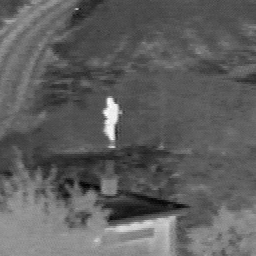
%> input picture data/UN camp/UNcamp_2N_i_20.bmp, 256 x 256 px; its folder holds 2 pictures in this run
$ octave demo.m   (GNU Octave 9; MATLAB toolbox functions it lacks are replaced by stand-ins)
%> lines starting %> are read from the running program, lines starting %| are printed output that depends on the picture
### fuse.m
function [FUSEDIMG,FUSEDIMGcolour,CTIME] = fuse (varargin)
% fuse - Image fusion tools
%
%   [FUSEDIMG,FUSEDIMGcolour,CTIME] = fuse(ORIGIMGS, METHOD, PARAM);
%   Inputs:
%   ORIGIMGS is a 3-D matrix or a Cell array of 2-D matrix
%       If ORIGIMGS is a 3-D matrix, the 3rd dimension is the stack of original images (grayscale only)
%       If ORIGIMGS is a Cell array, each Cell is the original images. If
%       one of the input images are colour, ORIGIMGS must be a Cell array
%   METHOD is a fusion method name (string) or a method index (integer) (see below).
%   PARAM is parameter lists for METHOD (see below).
%   Outputs:
%   FUSEDIMG is a fused Image (grayscale).
%   FUSEDIMGcolour is a fused Image (RGB if applicable).
%   CTIME is computational time of fusion process.
%
%   METHOD and PARAM:
%   1: Average (no PARAM)       (fuse_avg.m for details)
%   2: PCA (no PARAM)           (fuse_pca.m for details)
%   3: Maximum (no PARAM)       (selc.m for details)
%   4: Minimum (no PARAM)       (selc.m for details)
%   5: Spatial Frequency             (fuse_spafrq.m for details)
%      PARAM:   'blockSize' is a block size for spatial correlation (default = 8)
%               'threshold' for the blocks to include in the fusion (default = 1)
%   6: Laplacian Pyramid        (fuse_lap.m for details)
%      PARAM:   'levels', 'low', 'high' (see below)
%   7: FSD Pyramid  (Filter-Substract-Decimate Laplacian Pyramid)  (fuse_fsd.m for details)
%      PARAM:   'levels', 'low', 'high' (see below)
%   8: Ratio Pyramid            (fuse_rat.m for details)
%      PARAM:   'levels', 'low', 'high' (see below)
%   9: Contrast Pyramid         (fuse_con.m for details)
%      PARAM:   'levels', 'low', 'high' (see below)
%   10: Gradient Pyramid        (fuse_gra.m for details)
%      PARAM:   'levels', 'low', 'high' (see below)
%   11: Morphological Pyramid         (fuse_mor.m for details)
%      PARAM:   'levels', 'low', 'high' (see below)
%   12: DWT (Discrete Wavelet Transform)    (fuse_dwb.m for details)
%      PARAM:   'levels', 'low', 'high' (see below)
%   13: LISQ (Lifting Scheme on Quincunx Grids) (fuse_lisq.m for details)
%      PARAM:   'levels', 'low', 'high' (see below)
%   14: SIDWT (Shift-Invariant Discrete Wavelet Transform)  (fuse_sih.m for details)
%      PARAM:   'levels', 'low', 'high' (see below)
%   15: CWT (Complex Wavelet Transform)     (fuse_cwt.m for details)
%      PARAM:   'levels', 'low', 'high' (see below)
%               'biort' is a filter for decomposing first level
%                   'antonini'   => Antonini 9,7 tap filters. (default)
%                   'legall'     => LeGall 5,3 tap filters.
%                   'near_sym_a' => Near-Symmetric 5,7 tap filters.
%                   'near_sym_b' => Near-Symmetric 13,19 tap filters.
%               'qshift' is a filter for decomposing higher level
%                   'qshift_06' => Quarter Sample Shift Orthogonal (Q-Shift)
%                                   10,10 tap filters,
%                                   (only 6,6 non-zero taps). (default)
%                   'qshift_a' =>  Q-shift 10,10 tap filters,
%                                   (with 10,10 non-zero taps, unlike qshift_06).
%                   'qshift_b' => Q-Shift 14,14 tap filters.
%                   'qshift_c' => Q-Shift 16,16 tap filters.
%                   'qshift_d' => Q-Shift 18,18 tap filters.
%   16: Model              (fuse_model.m for details)
%      PARAM:   'method' is the model-based method for fusing high-pass coeffients
%                   METHOD == 1: Weigted average scheme
%                   METHOD == 2: FLOM algorithm
%                   METHOD == 3: FLOM-Cauchy algorithm
%                   METHOD == 4: Meridian distribution
%                   METHOD == 5: Cauchy probability (very slow. Recommend:
%                                use 'Stats' with 'method' = 2)
%   17: Stats (Fusion and Denoising using statistic model)  (fuse_dtcwt.m for details)
%      PARAM:   'method' is the model-based method for fusing high-pass coeffients
%                   METHOD == 1: Laplacian
%                   METHOD == 2: Cauchy probability
%                   METHOD == 3: Generalised Gaussian (default)
%                   METHOD == 4: Alpha-Stable
%
%   PARAM details:
%   'level' is the number of decomposition levels (default = 4)
%   'low' is a method for fusing low-pass coefficients (default = 0)
%   'high' is a method for fusing hig-pass coefficients (selc.m for details)
%       It is an column or row array. The first element is selection type.
%       HIGH(1) == 1: choose max(abs) (default)
%       HIGH(1) == 2: salience / match measure with threshold == .75 (as proposed by Burt et al)
%       HIGH(1) == 3: choose max with consistency check (as proposed by Li et al)
%       HIGH(1) == 4: simple choose max
%       The second element is for HIGH(1) == 2 and 3. It is the window size (default = 3)
%
%   Examples:   I{1} = im2double(imread('image1.png'));
%               I{2} = im2double(imread('image2.png'));
%
%               fusedImgContrast = fuse(I, 'CONTRAST PYRAMID','levels',3,'high',2,'low',0);
%               figure; imshow(fusedImgContrast); title('Fused image using Contrast pyramid');
%
%               [fusedImgDTCWT,~,ctime] = fuse(I, 'CWT','levels',4,,'high',1,'low',0,'biort','near_sym_a','qshift','qshift_d');
%               figure; imshow(fusedImgDTCWT); title(['Fused image using DT-CWT, processing time ',num2str(ctime),' sec']);

% v 1.0 2004 Eduardo Fernandez Canga - University of Bristol
% v 1.1 2012 Pui Added comments, improved reading inputs


%% check input arg
% =========================================================================
if nargin < 2
    error('Input images and fusion method are needed!');
end
if rem(nargin,2)
    error('Wrong input arguments!')
end

%% check input images
% =========================================================================
inputImgs = varargin{1};
% number of original images
totalImgs = length(inputImgs);
% convert to input mat
origImgsC = []; % for store colour channels
if iscell(varargin{1})
    ORIGIMGS = zeros(size(inputImgs{1},1), size(inputImgs{1},2), totalImgs);

    for k = 1:totalImgs
        curImg = inputImgs{k};
        if size(curImg,3)==3
            % other colour conversion may be used, e.g. rgb2ycbcr
            % if colours are ignore, rgb2gray can be used. Also change the
            % function at the end of the process for converting back to rgb
            % We also provide rgb2grayn.m in this toolbox
            curImg = rgb2hsv(curImg);
            % shift intensity to the first component.
            % If rgb2ycbcr is used, you don't need this line.
            curImg = curImg(:,:,[3 1 2]);
            origImgsC{k} =  curImg(:,:,2:3);
        end
        ORIGIMGS(:,:,k) = curImg(:,:,1);
    end
else
    ORIGIMGS = inputImgs;
end
clear inputImgs
%% check method
% =========================================================================
method = varargin{2};
switch upper(method)
    case {1,'AVERAGE'}
        v = 1;
        fusefcn  = @fuse_avg;
        titlestr = 'FUSE AVR ';
    case {2,'PCA'}
        v = 2;
        fusefcn  = @fuse_pca;
        titlestr = 'FUSE PCA ';
    case {3,'MAXIMUM'}
        v = 3;
        fusefcn  = @selc;
        fuseinput{2} = 4;
        titlestr = 'FUSE MAX ';
    case {4,'MINIMUM'}
        v = 4;
        fusefcn  = @selc;
        fuseinput{2} = 5;
        titlestr = 'FUSE MIN ';
    case {5,upper('Spatial Frequency'), upper('SpatFreq')}
        v = 5;
        fusefcn  = @fuse_spafrq;
        titlestr=['FUSE MFO'];
    case {6,'LAPLACIAN PYRAMID','LAPLACIAN'}
        v = 6;
        fusefcn  = @fuse_lap;
        titlestr = 'FUSE LAP';
    case {7,'FSD PYRAMID','FSD'}
        v = 7;
        fusefcn  = @fuse_fsd;
        titlestr = 'FUSE FSD';
    case {8,'RATIO PYRAMID','RATIO'}
        v = 8;
        fusefcn  = @fuse_rat;
        titlestr = 'FUSE RAT';
    case {9,'CONTRAST PYRAMID','CONTRAST'}
        v = 9;
        fusefcn  = @fuse_con;
        titlestr = 'FUSE CON';
    case {10,'GRADIENT PYRAMID','GRADIENT'}
        v = 10;
        fusefcn  = @fuse_gra;
        titlestr = 'FUSE GRA';
    case {11,upper('Morphological Pyramid'),upper('Morphological')}
        v = 11;
        fusefcn  = @fuse_mod;
        titlestr = 'FUSE MOD';
    case {12,'DWT',upper('Discrete Wavelet Transform')}
        v = 12;
        fusefcn  = @fuse_dwb;
        titlestr = 'FUSE DWT';
    case {13,'LISQ'}
        v = 13;
        fusefcn  = @fuse_LISQ;
        fuseinput{5} = 4;
        titlestr = 'FUSE LIS';
    case {14,'SIDWT'}
        v = 14;
        fusefcn  = @fuse_sih;
        titlestr = 'FUSE SIH';
    case {15,'CWT',upper('Complex Wavelet')}
        v = 15;
        fusefcn  = @fuse_cwt;
        biort = 'antonini';
        qshift = 'qshift_06';
        titlestr = 'FUSE CWT';
    case {16,upper('Model')}
        v = 16;
        fusefcn  = @fuse_model;
        biort = 'antonini';
        qshift = 'qshift_06';
        titlestr = 'FUSE Model based CWT';
    case {17,upper('Stats')}
        v = 17;
        fusefcn  = @fuse_dtcwt;
        biort = 'antonini';
        qshift = 'qshift_06';
        titlestr = 'FUSE Model based DTCWT';
    otherwise
        error('Wrong method!!');
end % end of switch


%% check parameters
% =========================================================================

% paste default values
high = [1 3];   % select maximum magnitude of high-pass coefficients
low  = 0;       % average low-pass coefficients
levels = 4;     % decomposition levels
blockSize = 8;  % blocksize and threshold for Spatial Frequency
threshold = 1;
% read parameters if define
if nargin > 2
    for k = 3:2:nargin
        if isnumeric(varargin{k+1})
            eval([varargin{k},'= [',num2str(varargin{k+1}),'];']);
        elseif (v==14)
            eval([varargin{k},'=''',varargin{k+1},'''']);
        else
            warning(['Wrong input value for "',varargin{k},'" - default is used']);
        end
    end
end
% repaste if define
if (v==5)
    % parameters for mfocus
    fuseinput{2} = blockSize;
    fuseinput{3} = threshold;
elseif (v > 5)
    % parameters for transform-domain fusion methods
    fuseinput{2} = levels;
    fuseinput{3} = high;
    fuseinput{4} = low;
    if (v>=15) % for DT-CWT
        fuseinput{5} = biort;
        fuseinput{6} = qshift;
    end
    if (v>=16) % for model-based
        fuseinput{3} = method;
    end
end

% add some more info for display at the end for some methods
if (v==5)
    titlestr = [titlestr,' block size=',num2str(blockSize),'; threshold=', num2str(threshold),';'];
elseif (v > 5)
    titlestr = [titlestr,' levels=',num2str(levels),'; high=[',num2str(high),']; low=',num2str(low),';'];
end
if (v>=15) % for DT-CWT
    titlestr = [titlestr,'  biort=''' fuseinput{5} '''; ' 'qshift=''' fuseinput{6} ''';'];
elseif (v==13)
    titlestr = [titlestr,' lisq_coef=' num2str(fuseinput{5}),';'];
end

%% FUSION PROCESS
% =========================================================================
fuseinput{1} = ORIGIMGS;
tic % check processing time
FUSEDIMG = fusefcn(fuseinput{:});
CTIME = toc;

%% OUTPUT
% =========================================================================

% combine colour channel
FUSEDIMGcolour = FUSEDIMG;
if ~isempty(origImgsC)
    % average is used here
    sumColour = zeros(size(ORIGIMGS,1),size(ORIGIMGS,2),2);
    count = 0;
    for k = length(origImgsC)
        if sum(origImgsC{k}(:)) > 0
            count = count + 1;
            sumColour = sumColour + origImgsC{k};
        end
    end
    sumColour = sumColour/count;
    if sum(sumColour(:))>0
        FUSEDIMGcolour = cat(3,sumColour, FUSEDIMG);
        FUSEDIMGcolour = hsv2rgb(FUSEDIMGcolour);
    end
end
disp(titlestr);
disp(['Running time = ',num2str(CTIME),' seconds']);

### Metrics/MI/mif.m
function [QI,QInorm]=mif(ORIGIMGS,FUSEDIMG)
% mif - Mutual information for fusion assessment
%
%   [QI,QInorm]=mif(ORIGIMGS,FUSEDIMG)
%   ORIGIMGS is a 3-D matrix or a Cell array of 2-D matrix
%       If ORIGIMGS is a 3-D matrix, the 3rd dimension is the stack of original images
%       If ORIGIMGS is a Cell array, each Cell is the original images
%   FUSEDIMG is a 2-D matrix. It is a grayscale fused image.
%
%   QI is mutual information
%   QInorm is normalized mutual information (see An Overlap invariant entropy
%       measure of 3D medical image alignment, by C. Sudholme et al for more information)

% v1.0 2004/11/14 Eduardo Fernandez Canga University of Bristol
% -------------------------------------------------------------------------

% if input images are cell, convert to mat
if iscell(ORIGIMGS)
    norig = length(ORIGIMGS);
    [height, width, depth] = size(ORIGIMGS{1});
    if (depth>1)
        for k = 1:length(ORIGIMGS)
            ORIGIMGS{k} = rgb2gray(ORIGIMGS{k});
        end
    end
    temp = ORIGIMGS;
    clear ORIGIMGS
    ORIGIMGS = cell2mat(temp);
    ORIGIMGS = reshape(ORIGIMGS,height,width,norig);
    clear temp
end

if size(FUSEDIMG,3) > 1
    FUSEDIMG = rgb2gray(FUSEDIMG);
end

if any(size(ORIGIMGS(:,:,1)) ~= size(FUSEDIMG))
    error('Wrong image size')
end

QI = 0;
QInorm = 0;
for i = 1:size(ORIGIMGS,3)
    % AL:
    if nargout > 1
        [mitemp,minormtemp]=MI_norm(ORIGIMGS(:,:,i),FUSEDIMG);
        QInorm = QInorm + minormtemp;
    else
        mitemp=MI_norm(ORIGIMGS(:,:,i),FUSEDIMG);
    end
    QI = QI     + mitemp;
end
QI     = QI     / size(ORIGIMGS,3);
QInorm = QInorm / size(ORIGIMGS,3);

### Fuse functions/fuse_avg.m
function FUSEDIMG = fuse_avg(ORIGIMGS, OPTIONS)
% fuse_avg - Fusion by averaging or selection
%
%   FUSEDIMG = fuse_avg(ORIGIMGS, OPTIONS)
%   ORIGIMGS is a 3-D matrix or a Cell array of 2-D matrix
%       If ORIGIMGS is a 3-D matrix, the 3rd dimension is the stack of original grayscale images
%       If ORIGIMGS is a Cell array, each Cell is the original grayscale images
%   OPTIONS switch for selection type
%    	OPTIONS == 0: average (default)
%    	OPTIONS == 1: select first input
%      	OPTIONS == 2: select second input
%    	OPTIONS == n: select N th input
%
%   FUSEDIMG is a 2-D matrix. It is a grayscale fused image.

%   v 1.0 16.08.99  Oliver Rockinger
%   v 2.0 12.11.03  Eduardo Fernandez Canga (University of Bristol)
%                   Modified for N input images
% -------------------------------------------------------------------------

% if input images are cell, convert to mat
if iscell(ORIGIMGS)
    norig = length(ORIGIMGS);
    [height, width] = size(ORIGIMGS{1});
    temp = ORIGIMGS;
    clear ORIGIMGS
    ORIGIMGS = cell2mat(temp);
    ORIGIMGS = reshape(ORIGIMGS,height,width,norig);
    clear temp
end

% set default
if nargin < 2 || isempty(OPTIONS)
    OPTIONS = 0;
end
% read number of images
dimens= size(ORIGIMGS,3);

switch 1
    case OPTIONS==0,
        % average all images
        FUSEDIMG = mean(ORIGIMGS,3);

    case OPTIONS>0 & OPTIONS<=dimens & OPTIONS==round(OPTIONS),
        % select one image
        FUSEDIMG = ORIGIMGS(:,:,OPTIONS);

    otherwise, error('unknown option');
end;

### demo.m
%%% DEMO %%%
clear all
path ( genpath(pwd) , path )

% -------------------------------------------------------------------------
% read images
% -------------------------------------------------------------------------
% example: read all images in specific folder
folder = 'C:\Fusion\codes\ift update\data\UN camp\';
files  = dir([folder, '*.bmp']);
totalImg = length(files);
% read image info;
origImgs  = cell(1,totalImg);
for k = 1:totalImg
    origImgs{k} = im2double(imread([folder, files(k).name]));
end

% output directory
outfolder = 'C:\Fusion\codes\results\UN camp\';
mkdir(outfolder);
% -------------------------------------------------------------------------
% image fusion process
% -------------------------------------------------------------------------
methodList = {'Average','PCA',...
                'MAXIMUM','MINIMUM','SpatFreq',...
                'LAPLACIAN','FSD','RATIO','CONTRAST','GRADIENT','Morphological','DWT','LISQ',...
                'SIDWT',...
                'CWT'};
% for measuring performance
ctime            = zeros(1,length(methodList));
quality_mi       = zeros(1,length(methodList));
quality_minorm   = zeros(1,length(methodList));
quality_petrovic = zeros(1,length(methodList));
quality_piella   = zeros(1,length(methodList));
quality_cvejic   = zeros(1,length(methodList));
% parameter
low = 0;        % average low-pass
high = [1 3];   % max magnitude high-pass
blockSize = 8;  % blocksize for Spatial Frequency
threshold = 1;  % threshold for Spatial Frequency
% running
for method = 1:length(methodList)

    [fusedImg,~,ctime(method)] = fuse(origImgs, methodList{method},'high',high,'low',low,...
        'blockSize',blockSize,'threshold',threshold);
%> in fuse, `inputImgs = varargin{1};`: inputImgs = 2 items
%> in fuse, `totalImgs = length(inputImgs);`: totalImgs = 2
%> the loop in fuse, `for k = 1:totalImgs` made 2 passes
%> pass 2, in fuse, `curImg = inputImgs{k};`:
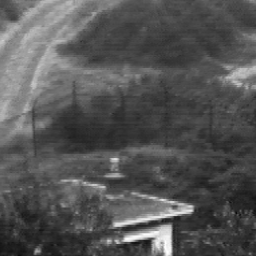
%> curImg: size 256x256 double; min 0.0392, max 1, mean 0.332
%> in fuse, `method = varargin{2};`: method = 'Average'
%> in fuse, `FUSEDIMG = fusefcn(fuseinput{:});`:
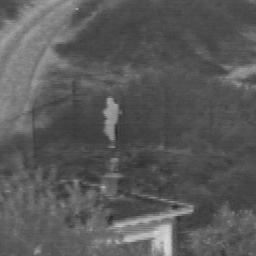
%> FUSEDIMG: size 256x256 double; min 0.165, max 0.855, mean 0.352
%     imwrite(fusedImg, [outfolder, 'fusedImg_',methodList{method},'.tif'], 'tif');
%     figure; imshow(fusedImg); title(methodList{method});

    % quality assessment
    % ---------------------------------------------------------------------
    % mutual information
    [quality_mi(method),quality_minorm(method)] = mif(origImgs,fusedImg);
%> in mif, `norig = length(ORIGIMGS);`: norig = 2
%> in mif, `[height, width, depth] = size(ORIGIMGS{1});`: height = 256; depth = 1
%> in mif, `temp = ORIGIMGS;`: temp = 2 items
%> in mif, `ORIGIMGS = cell2mat(temp);`:
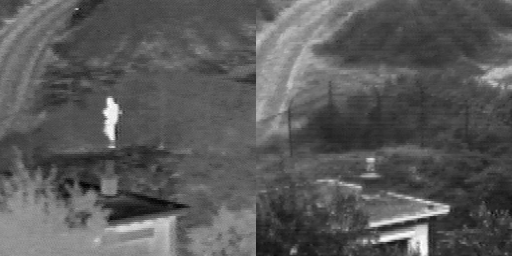
%> ORIGIMGS: size 256x512 double; min 0, max 1, mean 0.352
%> the loop in mif, `for i = 1:size(ORIGIMGS,3)` made 1 pass
%> the run ends on the next line
